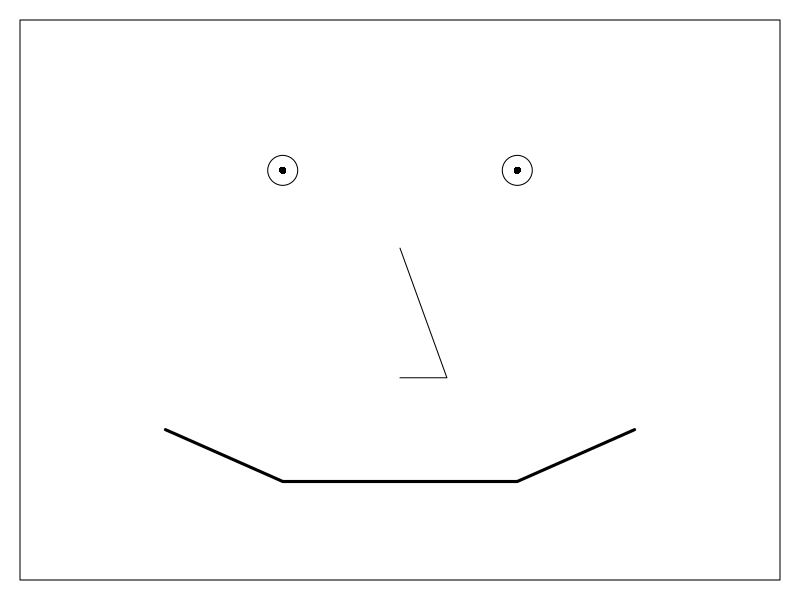

The R source for this figure:
## ---- chunk 1
  knitr::opts_chunk$set(fig.width=5, fig.height=5, fig.path='Figs/',echo = TRUE)
## ---- chunk 2
par(mar=c(rep(1,4)))
plot(x=c(2,4,3), c(3,3,1), ylim=c(1.5,3.5), xlim=c(1.5,4.5), type='n', axes=F, xlab='', ylab='')
points(x=c(2.5,3.5), c(3,3), pch=1, cex=4)
points(x=c(2.5,3.5), c(3,3), pch=16)
lines(seq(2,4,.5), c(2,1.8,1.8,1.8,2), lwd=3)
lines(c(3,3.2,3), c(2.7,2.2,2.2))
box(which='plot')

